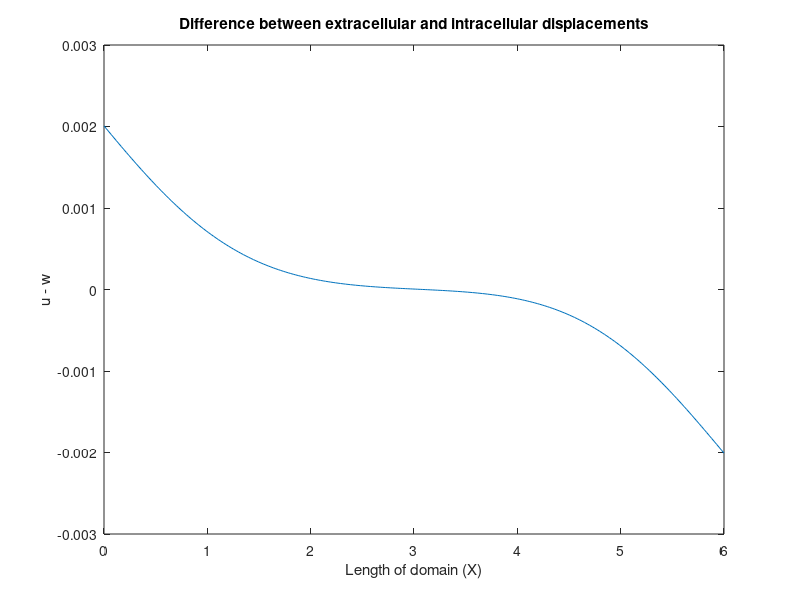

Source code (MATLAB):
close all
clear all
%Initialisation
N = 250;
L = 1.0;
g = 1.0;
mu_zero = 1.0;
nu = 1.0;
K = 1.0;
T = 1.0;
mu = mu_zero + g*zeros(N,1); 
w = zeros(N,1); %Extracellular displacement
u = zeros(N,1); %Intracellular displacement
delta = (2*L)/(N-1); %Spacing along x direction
%Apply Boundary Conditions
u(1) = u(2) + (T*delta/4*nu);
w(1) = w(2);
u(N) = u(N-1) - (T*delta/4*nu);
w(N) = w(N-1);
mu(1) = mu_zero;
iterations = 1000;
%Initialising mu 
for i = 1:N
    mu(i) = mu_zero + (i-1)*delta*g;
end 
%Iterations
for k = 1:iterations
    for i = 2:(N-1)
        a(i) = 4*mu(i)*(w(i+1)+w(i-1))+(mu(i+1)-mu(i-1))*(w(i+1)-w(i-1));
        b(i) = 4*nu*(u(i+1)+u(i-1));
        A(i) = 8*mu(i) + K*delta*delta;
        C = 8*nu + K*delta*delta;
        B = K*delta*delta;
        u(i) = (a(i)*B + A(i)*b(i))/(A(i)*C - B*B);
        w(i) = (a(i)/A(i)) + (B/A(i))*((a(i)*B + A(i)*b(i))/(A(i)*C - B*B));
    end
end 
for i = 1:N
    h(i) = u(i)-w(i);
end 
X = linspace(0,6,N);
plot(X,h)
xlabel('Length of domain (X)');
ylabel('u - w');
title('Difference between extracellular and intracellular displacements');